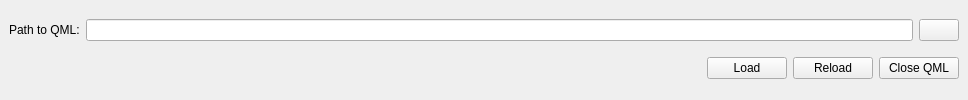
<?xml version="1.0" encoding="UTF-8"?>
<ui version="4.0">
 <class>CustomGuiTool</class>
 <widget class="QMainWindow" name="CustomGuiTool">
  <property name="geometry">
   <rect>
    <x>0</x>
    <y>0</y>
    <width>968</width>
    <height>100</height>
   </rect>
  </property>
  <property name="windowTitle">
   <string>Custom GUI</string>
  </property>
  <widget class="QWidget" name="centralwidget">
   <layout class="QVBoxLayout" name="verticalLayout">
    <item>
     <layout class="QHBoxLayout" name="horizontalLayout_2">
      <item>
       <widget class="QLabel" name="label">
        <property name="text">
         <string>Path to QML:</string>
        </property>
       </widget>
      </item>
      <item>
       <widget class="QLineEdit" name="pathEdit"/>
      </item>
      <item>
       <widget class="QPushButton" name="chooseButton">
        <property name="text">
         <string/>
        </property>
        <property name="icon">
         <iconset resource="res.qrc">
          <normaloff>:/res/icons/Open Folder-96.png</normaloff>:/res/icons/Open Folder-96.png</iconset>
        </property>
       </widget>
      </item>
     </layout>
    </item>
    <item>
     <layout class="QHBoxLayout" name="horizontalLayout">
      <item>
       <spacer name="horizontalSpacer">
        <property name="orientation">
         <enum>Qt::Horizontal</enum>
        </property>
        <property name="sizeHint" stdset="0">
         <size>
          <width>40</width>
          <height>20</height>
         </size>
        </property>
       </spacer>
      </item>
      <item>
       <widget class="QPushButton" name="loadButton">
        <property name="text">
         <string>Load</string>
        </property>
        <property name="icon">
         <iconset resource="res.qrc">
          <normaloff>:/res/icons/Circled Play-96.png</normaloff>:/res/icons/Circled Play-96.png</iconset>
        </property>
       </widget>
      </item>
      <item>
       <widget class="QPushButton" name="reloadButton">
        <property name="text">
         <string>Reload</string>
        </property>
        <property name="icon">
         <iconset resource="res.qrc">
          <normaloff>:/res/icons/Process-96.png</normaloff>:/res/icons/Process-96.png</iconset>
        </property>
       </widget>
      </item>
      <item>
       <widget class="QPushButton" name="closeButton">
        <property name="text">
         <string>Close QML</string>
        </property>
        <property name="icon">
         <iconset resource="res.qrc">
          <normaloff>:/res/icons/Cancel-96.png</normaloff>:/res/icons/Cancel-96.png</iconset>
        </property>
       </widget>
      </item>
     </layout>
    </item>
   </layout>
  </widget>
  <widget class="QMenuBar" name="menubar">
   <property name="geometry">
    <rect>
     <x>0</x>
     <y>0</y>
     <width>968</width>
     <height>22</height>
    </rect>
   </property>
  </widget>
 </widget>
 <resources>
  <include location="res.qrc"/>
 </resources>
 <connections/>
</ui>
